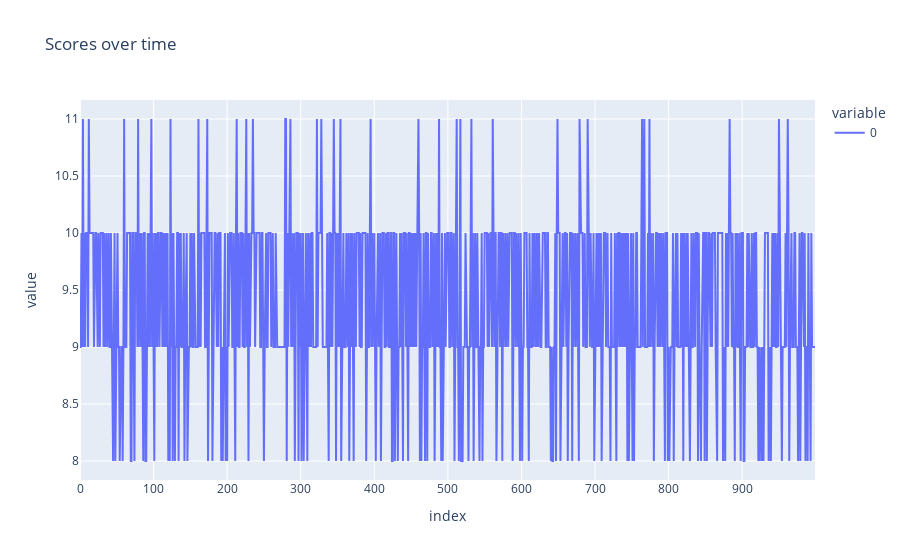
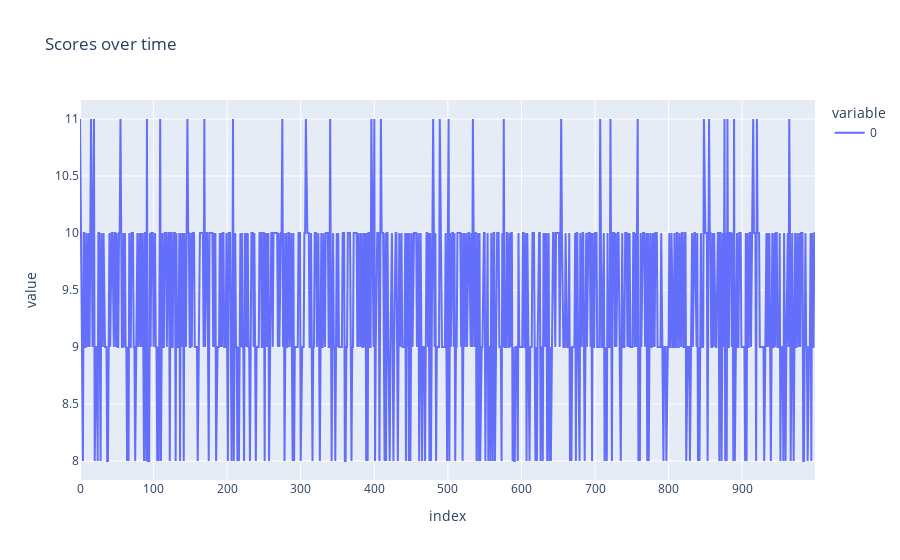

The notebook cell saved with these charts, in order:
### Code cell
import gym
import plotly.express as px
from continuing_education.lib.experiments import ExperimentManager

if __name__ == "__main__":
    LR = 1e-2
    GAMMA = 1.0  # Cartpole benefits from a high gamma because the longer the pole is up, the higher the reward
    HIDDEN_SIZES = [16, 16]
    NUM_EPISODES = 1000
    MAX_T = 100
    BATCH_SIZE = 64
    MAX_MEMORY = 10000
    # Do this a few times to prove consistency
    last_10_percent_mean = []
    for _ in range(3):
        env = gym.make("CartPole-v1")
        value_network = QLearningModel(
            state_size=OBSERVATION_SPACE_SHAPE[0],
            action_size=ACTION_SPACE_SIZE,
            hidden_sizes=HIDDEN_SIZES,
        ).to(DEVICE)
        optimizer = optim.Adam(value_network.parameters(), lr=LR)
        scores = dqn_train(
            env=env,
            value_network=value_network,
            optimizer=optimizer,
            gamma=GAMMA,
            num_episodes=NUM_EPISODES,
            max_t=MAX_T,
            memory=ActionReplayMemory(MAX_MEMORY),
            batch_size=64,
        )
        # Calculate the mean of the last 10 % of the scores
        last_10_percent_mean.append(
            sum(scores[int(NUM_EPISODES * 0.9) :]) / (NUM_EPISODES * 0.1)
        )
        fig = px.line(scores, title="Scores over time")
        fig.show()
    ExperimentManager(
        name="DQN",
        description="Main Results",
        primary_metric="last_10_percent_mean",
        file=__this_file,
    ).commit(metrics={"last_10_percent_mean": last_10_percent_mean})

### Figure 1 — Plotly figure (JSON) as saved in the notebook; plotly's stock layout.template omitted (floating-point values rounded to 4 significant figures; data arrays with more than 128 entries replaced by an {"elided": "..."} marker saying what was removed)
{"data": [{"hovertemplate": "variable=0<br>index=%{x}<br>value=%{y}<extra></extra>", "legendgroup": "0", "line": {"color": "#636efa", "dash": "solid"}, "marker": {"symbol": "circle"}, "mode": "lines", "name": "0", "orientation": "v", "showlegend": true, "type": "scatter", "x": {"elided": "1000 int values"}, "xaxis": "x", "y": {"elided": "1000 int values"}, "yaxis": "y"}], "layout": {"legend": {"title": {"text": "variable"}, "tracegroupgap": 0}, "title": {"text": "Scores over time"}, "xaxis": {"anchor": "y", "domain": [0, 1], "title": {"text": "index"}}, "yaxis": {"anchor": "x", "domain": [0, 1], "title": {"text": "value"}}}}

### Figure 2 — Plotly figure (JSON) as saved in the notebook; plotly's stock layout.template omitted (floating-point values rounded to 4 significant figures; data arrays with more than 128 entries replaced by an {"elided": "..."} marker saying what was removed)
{"data": [{"hovertemplate": "variable=0<br>index=%{x}<br>value=%{y}<extra></extra>", "legendgroup": "0", "line": {"color": "#636efa", "dash": "solid"}, "marker": {"symbol": "circle"}, "mode": "lines", "name": "0", "orientation": "v", "showlegend": true, "type": "scatter", "x": {"elided": "1000 int values"}, "xaxis": "x", "y": {"elided": "1000 int values"}, "yaxis": "y"}], "layout": {"legend": {"title": {"text": "variable"}, "tracegroupgap": 0}, "title": {"text": "Scores over time"}, "xaxis": {"anchor": "y", "domain": [0, 1], "title": {"text": "index"}}, "yaxis": {"anchor": "x", "domain": [0, 1], "title": {"text": "value"}}}}
